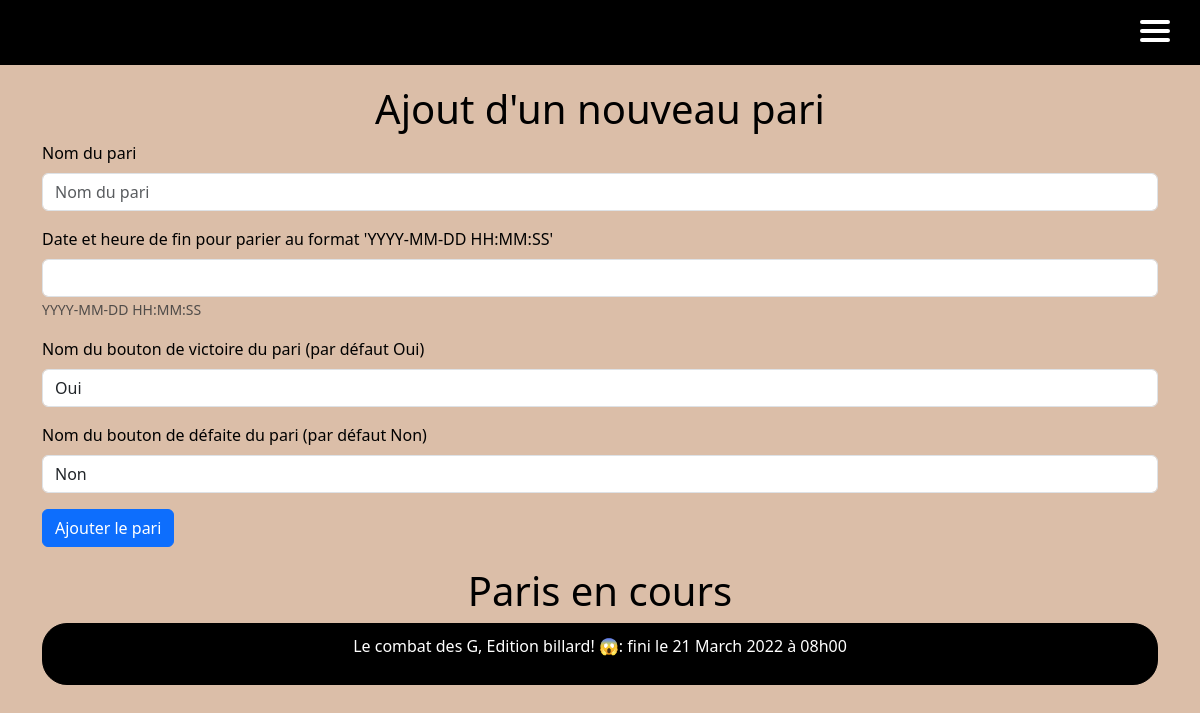
/staff/betCreator/ (signed in), run on an earlier commit of the app's database.
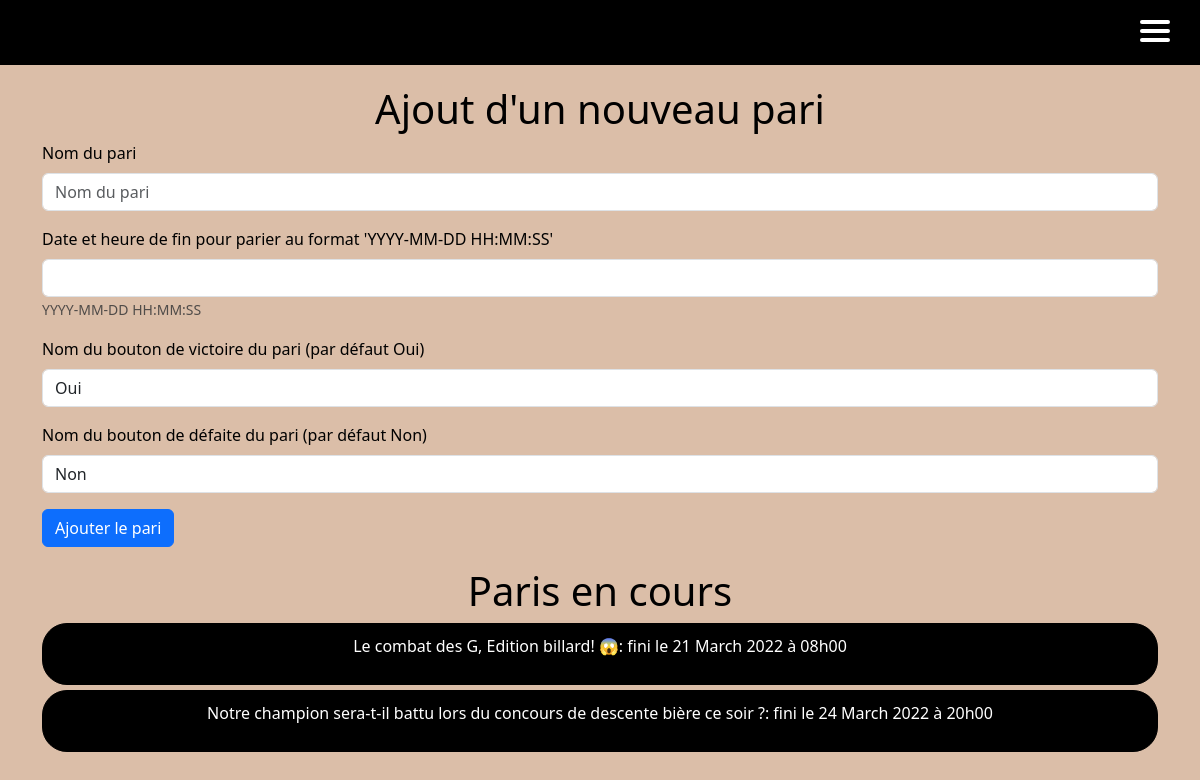
And on a later commit of the database.
### main_app/models.py (models this page shows)
class Bets(models.Model):
    id = models.AutoField(primary_key=True, unique=True)
    bet_name = models.CharField(max_length=256, unique=True)
    win_rate = models.DecimalField(max_digits=4, decimal_places=2, default=2.00)
    win_vote = models.IntegerField(default=0)
    win_gains = models.DecimalField(max_digits=12, decimal_places=2, default=1.00)
    win_name = models.CharField(max_length=128, null=False, default="Oui")
    lose_rate = models.DecimalField(max_digits=4, decimal_places=2, default=2.00)
    lose_vote = models.IntegerField(default=0)
    lose_gains = models.DecimalField(max_digits=12, decimal_places=2, default=1.00)
    lose_name = models.CharField(max_length=128, null=False, default="Non")
    created = models.DateTimeField(auto_now_add=True)
    ended = models.DateTimeField(help_text='YYYY-MM-DD HH:MM:SS')
    visible = models.BooleanField(default=False)
    closed_bet = models.BooleanField(default=False)
    RESULT = (
        ('W', 'Win'),
        ('L', 'Lose')
    )
    result = models.CharField(max_length=1, choices=RESULT, blank=False)

### main_app/views.py (the view, shortened to what this page needs)
# urls.py: path("staff/betCreator/", views.betCreator, name="betCreator"),
def betCreator(request):
    try:
        user = User.objects.get(pk=request.user.id)
        betform = AddBetForm()
        bets = Bets.objects.all()
        return render(request, 'bets/betCreator.html', {'user': user, 'betform': betform, 'bets': bets})
    except User.DoesNotExist:
        messages.error(request, "Tu dois être membre du staff pour accéder à cette page")

### main_app/forms.py
class AddBetForm(ModelForm):
    class Meta:
        model = Bets
        fields = ['bet_name', 'ended', 'win_name', 'lose_name']
        labels = {
            'bet_name': 'Nom du pari',
            'ended': 'Date et heure de fin pour parier au format \'YYYY-MM-DD HH:MM:SS\'',
            'win_name': 'Nom du bouton de victoire du pari (par défaut Oui)',
            'lose_name': 'Nom du bouton de défaite du pari (par défaut Non)'
        }

### templates/bets/betCreator.html (shortened to what this page needs)
{% extends 'main.html' %}
{% block content %}
{% load bootstrap5 %}
{% bootstrap_css %}
{% include 'nav.html' %}
{% if user.is_staff %}
    <div class="container">
      <h1 style="text-align: center; margin-top:20px">Ajout d'un nouveau pari</h1>
        <form class="form" action="" method="POST">
          {% bootstrap_form betform %}
          {% buttons %}
              <button class="btn btn--main btn btn-primary" type="submit">
                Ajouter le pari
              </button>
          {% endbuttons %}
        </form>
    </div>
    <h1 style="text-align: center; margin-top:20px">Paris en cours</h1>
    <div class="container">
        {% for bet in bets %}
            <div id="item_backoffice">
                <p>{{ bet.bet_name }}: fini le {{bet.ended | date:"d"}} {{bet.ended  | date:"F"}} {{bet.ended  | date:"o"}} à {{bet.ended | date:"H"}}h{{bet.ended | date:"i"}} <br></p>
            </div>
        {% endfor %}
    </div>
{% endif %}
{% endblock %}

What changed in the data, as far as the page shows it:
added Bets: bet_name "Notre champion sera-t-il battu lors du concours de descente bière ce soir ?", ended "24", ended "March", ended "2022", ended "20", ended "00"
